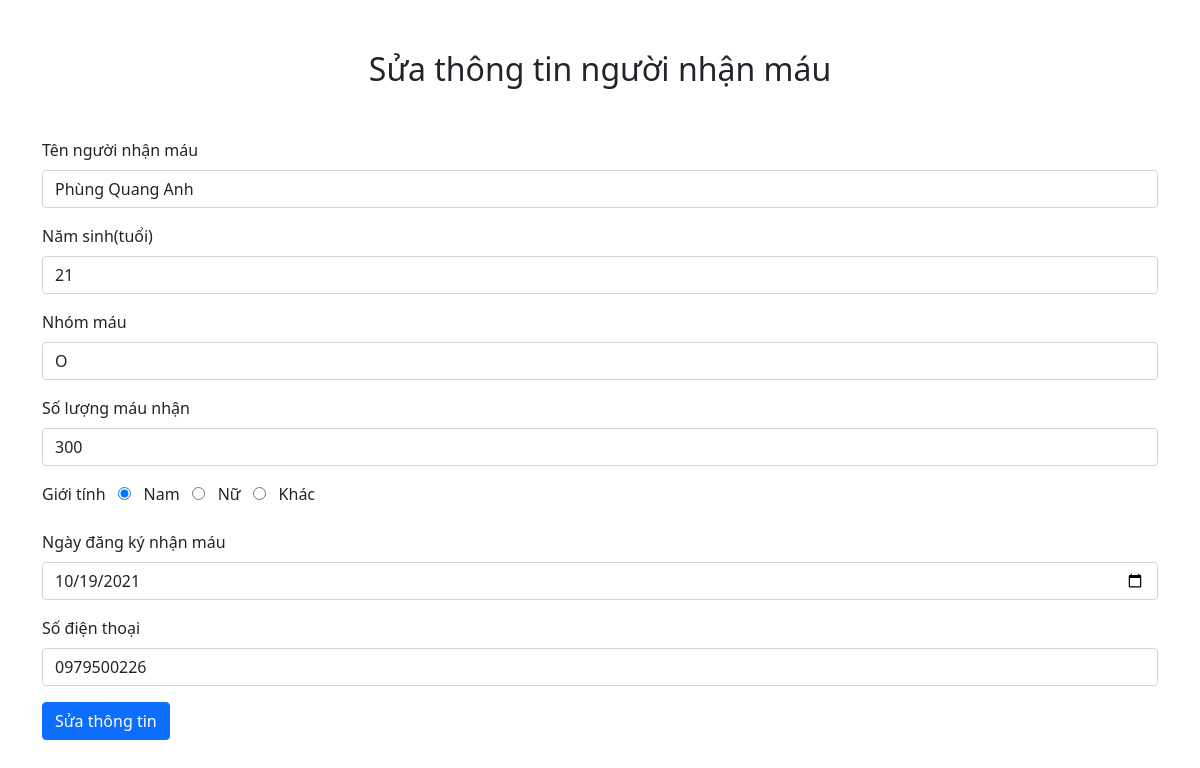
The page /update.php?reci_id=3 on the database its author committed.
### tables this page shows
CREATE TABLE `recipient` (
  `reci_id` int(10) UNSIGNED NOT NULL,
  `reci_name` varchar(50) NOT NULL,
  `reci_age` int(11) DEFAULT NULL,
  `reci_bgrp` varchar(20) NOT NULL,
  `reci_bqnty` int(11) NOT NULL,
  `reci_sex` varchar(10) DEFAULT NULL,
  `reci_reg_date` date DEFAULT NULL,
  `reci_phno` varchar(15) DEFAULT NULL
);

### src/update.php (the view, shortened to what this page needs)
<!DOCTYPE html>
<html lang="en">
<head>
    <link rel="stylesheet" href="https://use.fontawesome.com/releases/v5.8.2/css/all.css" integrity="sha384-
    oS3vJWv+0UjzBfQzYUhtDYW+Pj2yciDJxpsK1OYPAYjqT085Qq/1cq5FLXAZQ7Ay">
    <link rel="stylesheet" href="https://pro.fontawesome.com/releases/v5.10.0/css/all.css" />
    <link href="https://cdn.jsdelivr.net/npm/bootstrap@5.1.1/dist/css/bootstrap.min.css" rel="stylesheet">
</head>
<body>
    <div class="container">
        <h2 style="text-align: center;margin-top : 50px">Sửa thông tin người nhận máu</h2>
        <?php
        $conn = mysqli_connect('localhost', 'root', '', 'blood_recipient');
        $reci_id = $_GET['reci_id'];
        $slt = mysqli_query($conn, "Select * from recipient where reci_id = '$reci_id'");
        if (mysqli_num_rows($slt) > 0) {
            $row = mysqli_fetch_assoc($slt);
        } else {
            header('index.php');
        }
        ?>
        <form action="" method="Post" style="margin-top: 50px;">
            <div class="mb-3">
                <label for="exampleInput" class="form-label">Tên người nhận máu</label>
                <input name="reci_name" value="<?php echo $row['reci_name'] ?>" type="text" class="form-control" id="exampleInput">
            </div>
            <div class="mb-3">
                <label for="exampleInput" class="form-label">Năm sinh(tuổi)</label>
                <input name="reci_age" value="<?php echo $row['reci_age'] ?>" type="text" class="form-control" id="exampleInput">
            </div>
            <div class="mb-3">
                <label for="exampleInput" class="form-label">Nhóm máu</label>
                <input name="reci_bgrp" value="<?php echo $row['reci_bgrp'] ?>" type="text" class="form-control" id="exampleInput">
            </div>
            <div class="mb-3">
                <label for="exampleInput" class="form-label">Số lượng máu nhận</label>
                <input name="reci_bqnty" value="<?php echo $row['reci_bqnty'] ?>" type="text" class="form-control" id="exampleInput">
            </div>
            <div class="mb-3">
                <label for="exampleInput" class="form-label">Giới tính</label>
                  <input <?php if ($row['reci_sex'] == "Nam") {
                                echo "checked";
                            } ?> type="radio" name="reci_sex" value="Nam">
                  <label>Nam</label>
                  <input <?php if ($row['reci_sex'] == "Nữ") {
                                echo "checked";
                            } ?> type="radio" name="reci_sex" value="Nữ">
                  <label>Nữ</label>
                  <input <?php if ($row['reci_sex'] == "Khác") {
                                echo "checked";
                            } ?> type="radio" name="reci_sex" value="Khác">
                  <label>Khác</label>
            </div>
            <div class="mb-3">
                <label for="exampleInput" class="form-label">Ngày đăng ký nhận máu</label>
                <input name="reci_reg_date" value="<?php echo $row['reci_reg_date'] ?>" type="date" class="form-control" id="exampleInput">
            </div>
            <div class="mb-3">
                <label for="exampleInput" class="form-label">Số điện thoại</label>
                <input name="reci_phno" value="<?php echo $row['reci_phno'] ?>" type="text" class="form-control" id="exampleInput">
            </div>
            <button type="submit" name="btn_update" class="btn btn-primary">Sửa thông tin</button>
        </form>
    </div>
</body>
</html>

### rows shown on the page
recipient: reci_name "Phùng Quang Anh", reci_age "21", reci_bgrp "O", reci_bqnty "300", reci_sex "☑", reci_reg_date "10/19/2021", reci_phno "0979500226"
